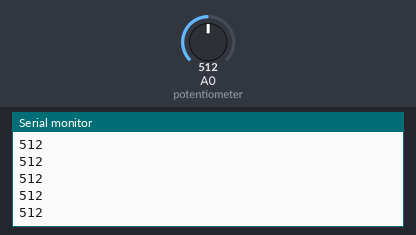
Recording of a sketch running on a simulated Arduino Uno, built with avr-gcc and run on an emulated ATmega328P. On the bench: the last lines printed to the serial monitor. The inputs (shaded band) are chosen by the test bench; at power-on: A0 (potentiometer) = 512.

Above: at 1.2 s.
1.3 s: A0 (potentiometer) set to 716
At 2.2 s:
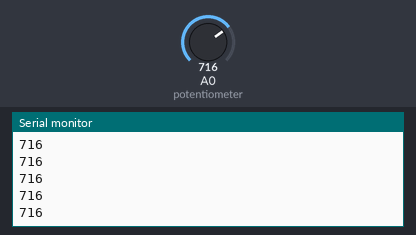
2.8 s: A0 (potentiometer) set to 900
At 3.4 s:
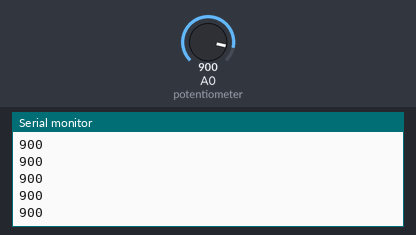
Timing chart, 0 to 5.8 s (numbered marks = the images above; inputs shaded):
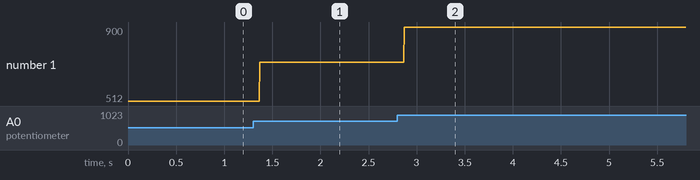

Measured:
- after the input at 1.3 s, the serial monitor: prints a new line after 0.07 s (image 1)
- after the input at 2.8 s, the serial monitor: prints a new line after 0.07 s (image 2)
- plotted number 1: 512 → 716 after the input at 1.3 s, 716 → 900 after the input at 2.8 s

The sketch:

analog_read.ino
```cpp
int potValue; // A variable to store the potentiometer data.
void setup() {
  Serial.begin(9600);
}
void loop() {
  potValue = analogRead(A0); // Read and store the potentiometer value.
  Serial.println(potValue);
}
```
